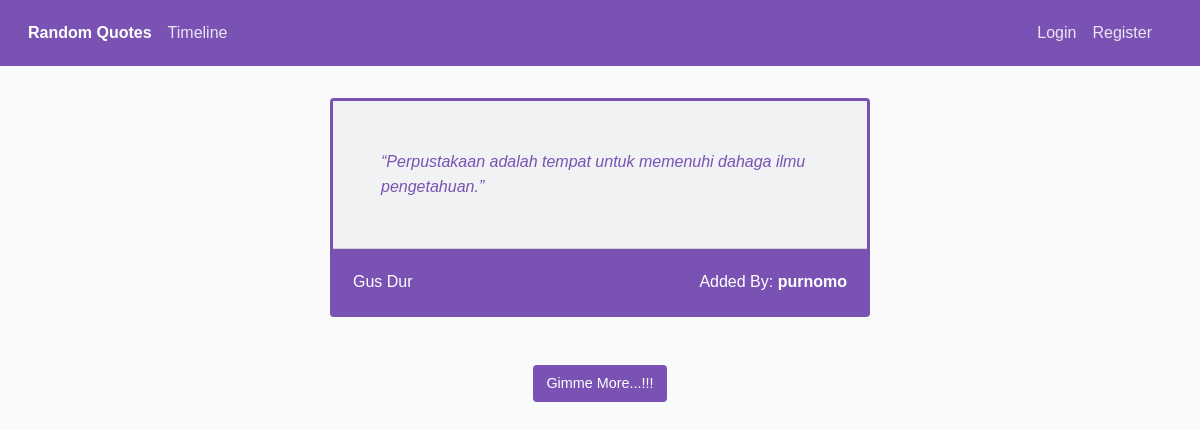
The page / on the database its author committed.
### flask/quotes/models.py (models this page shows, shortened)
class Post(db.Model):
    id = db.Column(db.Integer, primary_key=True)
    quotes = db.Column(db.String(255), nullable=False)
    writer = db.Column(db.String(20), nullable=False)
    date_posted = db.Column(db.DateTime, nullable=False,
            default=datetime.utcnow)
    user_id = db.Column(db.Integer, db.ForeignKey('user.id'), nullable=False)

class User(db.Model, UserMixin):
    id = db.Column(db.Integer, primary_key=True)
    username = db.Column(db.String(20), unique=True, nullable=False)
    email = db.Column(db.String(120), unique=True, nullable=False)
    password = db.Column(db.String(60), nullable=False)
    posts = db.relationship('Post', backref='author', lazy=True)

### flask/quotes/routes.py (the view)
@app.route('/')
def home():
    data = {'title': 'Random Quotes'}
    randomPost = Post.query.all()
    if randomPost == []:
        data['quote'] = 'default'
        data['author'] = 'prevent'
        data['user'] = 'error'
        data['link'] = '#'
        return render_template('home.html', data=data)
    randomPost = random.choice(randomPost)
    data['quote'] = randomPost.quotes
    data['author'] = randomPost.writer
    data['user'] = randomPost.author.username
    data['link'] = 'foobar'
    return render_template('home.html', data=data)

### flask/quotes/templates/home.html (shortened to what this page needs)
{% extends "layout.html" %}
{% block content %}
<div class="container mt-2">
  <div class="row justify-content-center">
    <div class="col-md-6">
      <div class="card foobar">
        <div class="card-header bar p-5 font-italic">“<span id="quote">{{ data['quote'] }}</span>”</div>
        <div class="card-body foo text-white">
          <p id="author" class="text-left d-inline">{{ data['author'] }}</p>
          <span class="float-right">Added By: <a id="user" class="text-white font-weight-bold" href="{{ url_for('post_user', username=data['user']) }}">{{ data['user'] }}</a></span>
        </div>
      </div>
      <div class="text-center">
        <button type="button" class="btn mt-5 foo text-white" onclick="foo(this)">Gimme More...!!!</button>
      </div>
    </div>
  </div>
</div>
{% endblock %}

### flask/quotes/static/css/bar.css (style rules this page uses)
.foo { background-color: #7952b3; }
.bar { color: #7952b3; }
.foobar { border: 3px solid #7952B2; }

### rows shown on the page
Post: quote "Perpustakaan adalah tempat untuk memenuhi dahaga ilmu pengetahuan.", author "Gus Dur"
User: user "purnomo"
